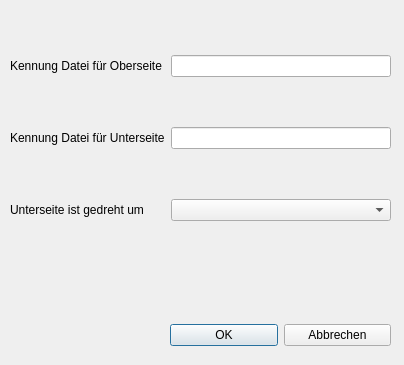
<?xml version="1.0" encoding="UTF-8"?>
<ui version="4.0">
 <class>Dialog_einstellung_fmc</class>
 <widget class="QDialog" name="Dialog_einstellung_fmc">
  <property name="geometry">
   <rect>
    <x>0</x>
    <y>0</y>
    <width>404</width>
    <height>365</height>
   </rect>
  </property>
  <property name="windowTitle">
   <string>Grundeinstellungen fmc</string>
  </property>
  <property name="modal">
   <bool>true</bool>
  </property>
  <widget class="QWidget" name="layoutWidget">
   <property name="geometry">
    <rect>
     <x>10</x>
     <y>11</y>
     <width>381</width>
     <height>256</height>
    </rect>
   </property>
   <layout class="QGridLayout" name="gridLayout">
    <item row="1" column="0">
     <widget class="QLabel" name="label_3">
      <property name="text">
       <string>Kennung Datei für Unterseite</string>
      </property>
     </widget>
    </item>
    <item row="2" column="1">
     <widget class="QComboBox" name="comboBox_drehdypUnterseite"/>
    </item>
    <item row="0" column="1">
     <widget class="QLineEdit" name="lineEdit_KennungOberseite"/>
    </item>
    <item row="1" column="1">
     <widget class="QLineEdit" name="lineEdit_KennungUnterseite"/>
    </item>
    <item row="0" column="0">
     <widget class="QLabel" name="label_2">
      <property name="text">
       <string>Kennung Datei für Oberseite</string>
      </property>
     </widget>
    </item>
    <item row="2" column="0">
     <widget class="QLabel" name="label_4">
      <property name="text">
       <string>Unterseite ist gedreht um</string>
      </property>
     </widget>
    </item>
   </layout>
  </widget>
  <widget class="QWidget" name="layoutWidget_2">
   <property name="geometry">
    <rect>
     <x>170</x>
     <y>320</y>
     <width>221</width>
     <height>31</height>
    </rect>
   </property>
   <layout class="QHBoxLayout" name="horizontalLayout">
    <item>
     <widget class="QPushButton" name="pushButton_ok">
      <property name="text">
       <string>OK</string>
      </property>
     </widget>
    </item>
    <item>
     <widget class="QPushButton" name="pushButton_abbrechen">
      <property name="text">
       <string>Abbrechen</string>
      </property>
     </widget>
    </item>
   </layout>
  </widget>
 </widget>
 <resources/>
 <connections/>
</ui>
